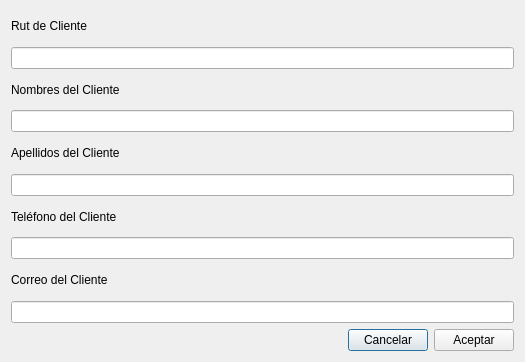
<?xml version="1.0" encoding="UTF-8"?>
<ui version="4.0">
 <class>Dialog</class>
 <widget class="QDialog" name="Dialog">
  <property name="geometry">
   <rect>
    <x>0</x>
    <y>0</y>
    <width>525</width>
    <height>362</height>
   </rect>
  </property>
  <property name="windowTitle">
   <string>Dialog</string>
  </property>
  <layout class="QVBoxLayout" name="verticalLayout">
   <item>
    <widget class="QLabel" name="label">
     <property name="text">
      <string>Rut de Cliente</string>
     </property>
    </widget>
   </item>
   <item>
    <widget class="QLineEdit" name="linea_rut"/>
   </item>
   <item>
    <widget class="QLabel" name="label_2">
     <property name="text">
      <string>Nombres del Cliente</string>
     </property>
    </widget>
   </item>
   <item>
    <widget class="QLineEdit" name="linea_nombre"/>
   </item>
   <item>
    <widget class="QLabel" name="label_3">
     <property name="text">
      <string>Apellidos del Cliente</string>
     </property>
    </widget>
   </item>
   <item>
    <widget class="QLineEdit" name="linea_apellido"/>
   </item>
   <item>
    <widget class="QLabel" name="label_4">
     <property name="text">
      <string>Teléfono del Cliente</string>
     </property>
    </widget>
   </item>
   <item>
    <widget class="QLineEdit" name="linea_telefono">
     <property name="text">
      <string/>
     </property>
    </widget>
   </item>
   <item>
    <widget class="QLabel" name="label_5">
     <property name="text">
      <string>Correo del Cliente</string>
     </property>
    </widget>
   </item>
   <item>
    <widget class="QLineEdit" name="linea_cliente"/>
   </item>
   <item>
    <layout class="QHBoxLayout" name="horizontalLayout">
     <item>
      <spacer name="horizontalSpacer">
       <property name="orientation">
        <enum>Qt::Horizontal</enum>
       </property>
       <property name="sizeHint" stdset="0">
        <size>
         <width>40</width>
         <height>20</height>
        </size>
       </property>
      </spacer>
     </item>
     <item>
      <widget class="QPushButton" name="cancelar_bt">
       <property name="text">
        <string>Cancelar</string>
       </property>
      </widget>
     </item>
     <item>
      <widget class="QPushButton" name="aceptar_bt">
       <property name="text">
        <string>Aceptar</string>
       </property>
      </widget>
     </item>
    </layout>
   </item>
  </layout>
 </widget>
 <resources/>
 <connections/>
</ui>
